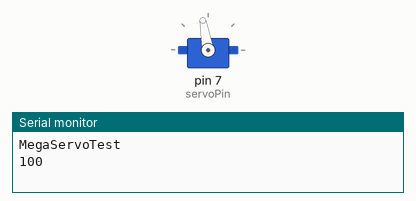
This sketch was run on a simulated Arduino Uno, built with avr-gcc and run on an emulated ATmega328P. On the bench: servo, the last lines printed to the serial monitor.

Above: at 0.05 s.
At 2.5 s:
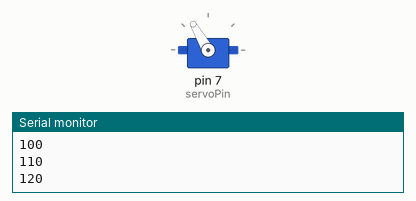
At 5.0 s:
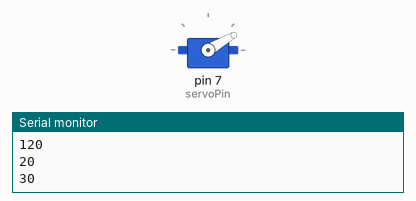
At 10.0 s:
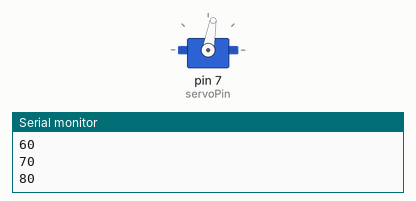
Timing chart, 0 to 14.3 s (numbered marks = the images above):
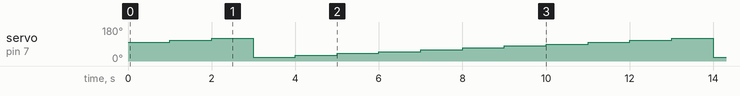

Measured:
- by itself, servo on pin 7 (servoPin): repeats every 11.0 s: 120° 1.0 s, 20° 1.0 s, 30° 1.0 s, 40° 1.0 s, 50° 1.0 s, 60° 1.0 s, 70° 1.0 s, 80° 1.0 s, 90° 1.0 s, 100° 1.0 s, 110° 1.0 s

The sketch:

MegaServoTest.ino
```cpp
// MegaServoTest.ino
// BDK:ESE421:2018C
// Week 2 Lab Sketch -- Test Servo Steering

#include <Servo.h>

#define servoPin 7 // pin for servo signal

//
// global variables
// (yucky but needed to make i2c interrupts work later)
//
Servo steeringServo;
byte servoAngleDeg = 90;

void setup() {
    Serial.begin(115200);
    Serial.println("MegaServoTest");
//
//  connect the steering servo & send command
//
    steeringServo.attach(servoPin);
    steeringServo.write(servoAngleDeg);

}

//////////////////////////////////////////////////////////////////
void loop() {
//
//  set servo command
//  go 10 deg toward right every second then reset left
//  NEVER send a servo command without constraining servo motion!
//  -->large servo excursions could damage hardware or servo<--
//
    servoAngleDeg = servoAngleDeg + 10;
    if (servoAngleDeg > 120) {
      servoAngleDeg = 20;
    }
    steeringServo.write(constrain(servoAngleDeg,20,120));
    Serial.print(servoAngleDeg,DEC);
    Serial.print(" ");

//
//  pause 1 second
//
    Serial.println();
    delay(1000);
}
```
